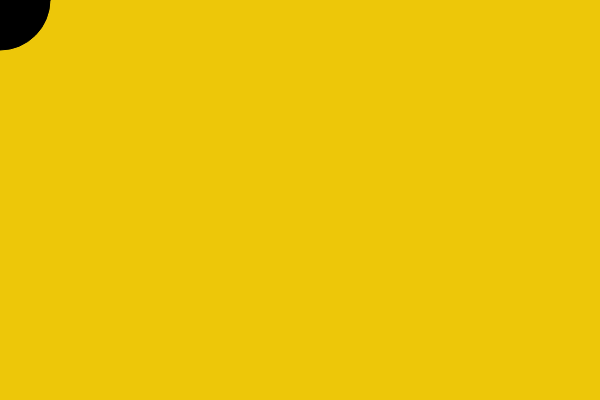
Frame 1 (no input)
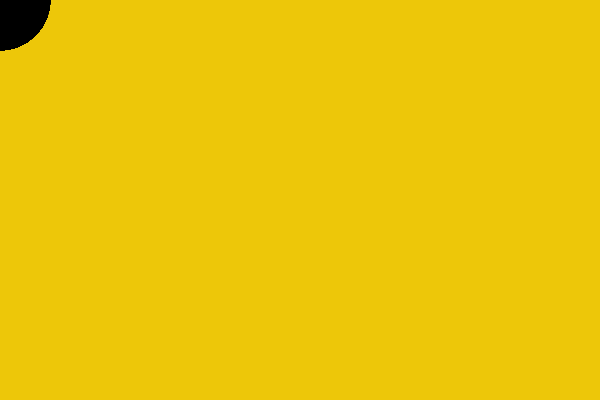
Frame 60 (no input)
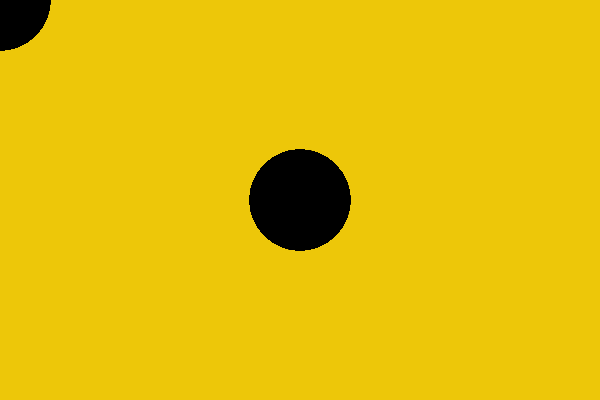
Frame 120 (the mouse pressed at the canvas centre since frame 60)

The p5.js sketch that drew these frames (run headless with seeded random() and noise() and a simulated clock; from frame 60 on, the mouse is pressed at the canvas centre):

// p5.js sketch
// ── sketch.js
function setup(){
    createCanvas(600,400);
    background(237, 199, 9);
    
}
function draw(){
    fill(0, 0, 0);
    ellipse(mouseX,mouseY,100,100);
    
}
